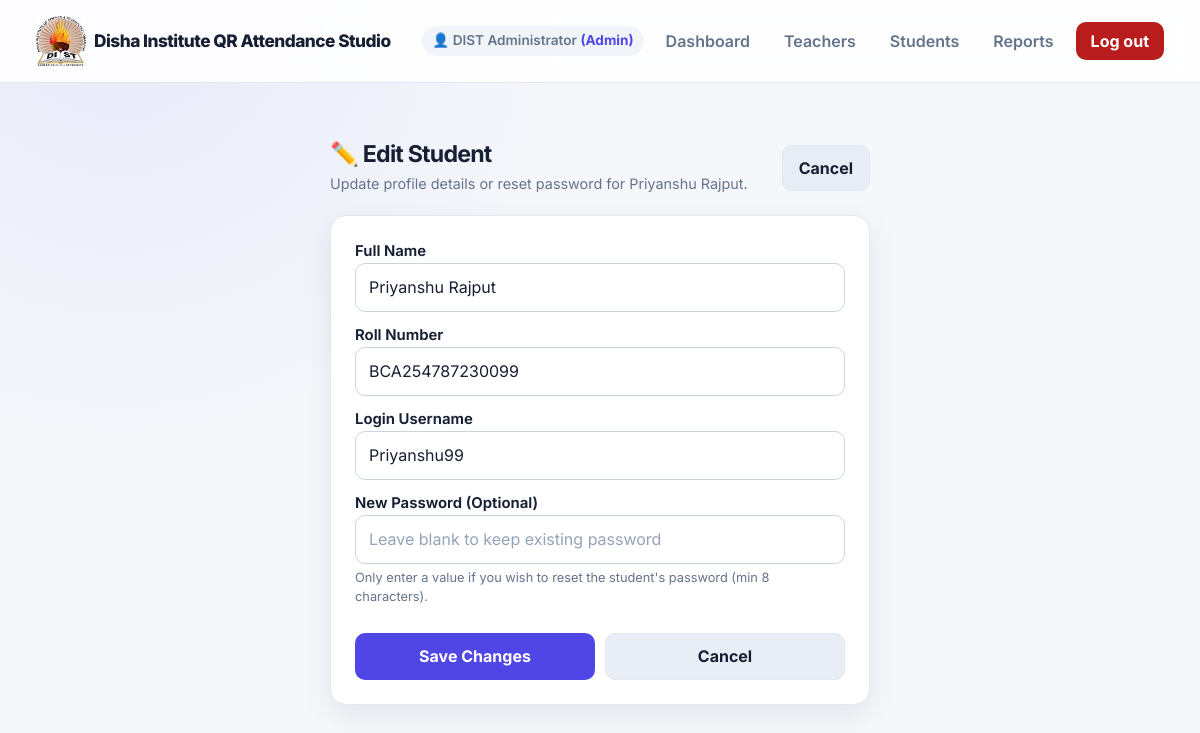
/admin/students/7/edit (signed in), run on the app's committed database.
### tables this page shows
CREATE TABLE teachers (
            id INTEGER PRIMARY KEY AUTOINCREMENT,
            user_id INTEGER UNIQUE NOT NULL REFERENCES users(id) ON DELETE CASCADE,
            name TEXT NOT NULL,
            department TEXT NOT NULL DEFAULT 'Computer Science',
            email TEXT DEFAULT ''
        );

CREATE TABLE "users" (id INTEGER PRIMARY KEY AUTOINCREMENT, username TEXT UNIQUE NOT NULL, password_hash TEXT NOT NULL, role TEXT NOT NULL CHECK(role IN ('admin', 'teacher', 'student')));

CREATE TABLE students (
            id INTEGER PRIMARY KEY AUTOINCREMENT,
            user_id INTEGER UNIQUE NOT NULL REFERENCES users(id),
            roll_no TEXT UNIQUE NOT NULL,
            name TEXT NOT NULL
        );

### app.py (the view, shortened to what this page needs)
@app.route("/admin/students/<int:student_id>/edit", methods=["GET", "POST"])
@role_required("admin", "teacher")
def edit_student(student_id):
    with db() as con:
        st = con.execute("""
            SELECT s.*, u.username, u.id AS user_id
            FROM students s JOIN users u ON u.id = s.user_id
            WHERE s.id = ?
        """, (student_id,)).fetchone()
        if not st:
            abort(404)
    return render_template("edit_student.html", student=st)

### app.py (called while the page is built)
def db():
    con = sqlite3.connect(DB)
    con.row_factory = sqlite3.Row
    con.execute("PRAGMA foreign_keys = ON")
    return con

@login_manager.user_loader
def load_user(user_id):
    with db() as con:
        row = con.execute("SELECT * FROM users WHERE id = ?", (user_id,)).fetchone()
        if not row:
            return None
        profile = None
        if row["role"] in ("admin", "teacher"):
            profile = con.execute("SELECT name FROM teachers WHERE user_id = ?", (user_id,)).fetchone()
        elif row["role"] == "student":
            profile = con.execute("SELECT name FROM students WHERE user_id = ?", (user_id,)).fetchone()
    return User(row, profile)

def role_required(*roles):
    def decorator(view):
        @wraps(view)
        @login_required
        def wrapped(*args, **kwargs):
            if current_user.role not in roles:
                abort(403)
            return view(*args, **kwargs)
        return wrapped
    return decorator

@app.context_processor
def inject_clock():
    return {
        "namespace_now": int(datetime.now(timezone.utc).timestamp())
    }

### templates/edit_student.html (shortened to what this page needs)
{% extends "base.html" %}
{% block content %}
<div style="max-width: 540px; margin: 30px auto;">
  <div style="display: flex; justify-content: space-between; align-items: center; margin-bottom: 20px;">
    <div>
      <h2 style="margin: 0; font-size: 1.45rem;">✏️ Edit Student</h2>
      <p style="margin: 4px 0 0; font-size: 0.9rem; color: var(--text-muted);">
        Update profile details or reset password for {{ student.name }}.
      </p>
    </div>
    <a href="{{ url_for('manage_students') }}" class="btn btn-secondary">Cancel</a>
  </div>
  <div class="panel">
    <form method="post" action="{{ url_for('edit_student', student_id=student.id) }}">
      <div>
        <label>Full Name</label>
        <input name="name" value="{{ student.name }}" required maxlength="120">
      </div>
      <div>
        <label>Roll Number</label>
        <input name="roll_no" value="{{ student.roll_no }}" required maxlength="40">
      </div>
      <div>
        <label>Login Username</label>
        <input name="username" value="{{ student.username }}" required maxlength="80">
      </div>
      <div>
        <label>New Password (Optional)</label>
        <input name="password" type="password" placeholder="Leave blank to keep existing password" minlength="8">
        <span style="font-size: 0.8rem; color: var(--text-muted); display: block; margin-top: 4px;">
          Only enter a value if you wish to reset the student's password (min 8 characters).
        </span>
      </div>
      <div style="display: flex; gap: 10px; margin-top: 14px;">
        <button type="submit" style="flex: 1;">Save Changes</button>
        <a href="{{ url_for('manage_students') }}" class="btn btn-secondary" style="flex: 1;">Cancel</a>
      </div>
    </form>
  </div>
</div>
{% endblock %}

### templates/base.html (shortened to what this page needs)
<!doctype html>
<html lang="en">
<head>
  <link rel="stylesheet" href="{{ url_for('static', filename='css/global.css') }}?v={{ namespace_now }}">
</head>
<body>
  <header class="site-header">
    <div class="brand">
      <a href="/" style="color: inherit; text-decoration: none; display: flex; align-items: center; gap: 8px;">
        <img
          src="{{ url_for('static', filename='disha.jpg') }}"
          alt="College Logo"
          width="50"
        >
        <span>Disha Institute QR Attendance Studio</span>
      </a>
    </div>
    {% if current_user.is_authenticated %}
      <nav class="nav-links">
        <span style="font-size: 0.85rem; font-weight: 600; color: var(--text-muted); padding: 4px 10px; background: #f1f5f9; border-radius: 999px;">
          👤 {{ current_user.display_name or current_user.username }}
          <span style="text-transform: capitalize; color: var(--brand); font-weight: 700;">({{ current_user.role }})</span>
        </span>
        {% if current_user.role in ['admin', 'teacher'] %}
          <a href="{{ url_for('admin_dashboard') }}">Dashboard</a>
          <a href="{{ url_for('manage_teachers') }}">Teachers</a>
          <a href="{{ url_for('manage_students') }}">Students</a>
          <a href="{{ url_for('report') }}">Reports</a>
        {% else %}
          <a href="{{ url_for('student_dashboard') }}">My Dashboard</a>
        {% endif %}
        <form method="post" action="{{ url_for('logout') }}" style="display:inline-block; margin:0;">
          <button type="submit" class="btn btn-danger" style="min-height:36px; padding:6px 14px;">Log out</button>
        </form>
      </nav>
    {% endif %}
  </header>
  <main class="container">
    {% block content %}{% endblock %}
  </main>
</body>
</html>

### static/css/global.css (style rules this page uses)
:root { --brand: #4f46e5; --brand-dark: #3730a3; --accent: #06b6d4; --success: #15803d; --warning: #b45309; --danger: #b91c1c; --bg: #f5f7fb; --surface: #ffffff; --surface-muted: #eef2ff; --text: #172033; --text-muted: #64748b; --border: #e2e8f0; --shadow: 0 10px 30px rgba(15, 23, 42, 0.08); --radius: 16px; --radius-sm: 10px; --transition: 180ms ease; }
* { box-sizing: border-box; }
html { scroll-behavior: smooth; }
body { margin: 0; min-height: 100vh; font-family: Inter, ui-sans-serif, system-ui, -apple-system, BlinkMacSystemFont, "Segoe UI", sans-serif; color: var(--text); background: radial-gradient(circle at 10% 0%, rgba(79, 70, 229, .08), transparent 28rem), var(--bg); line-height: 1.55; }
a { color: var(--brand); text-decoration: none; }
img, video, canvas, svg { max-width: 100%; }
.container, main, .page-container { width: min(1120px, calc(100% - 32px)); margin-inline: auto; }
header, .site-header, nav.navbar { position: relative; }
.site-header, .navbar { display: flex; align-items: center; justify-content: space-between; gap: 16px; flex-wrap: wrap; padding: 16px clamp(16px, 4vw, 36px); background: rgba(255, 255, 255, .88); border-bottom: 1px solid var(--border); backdrop-filter: blur(12px); }
.brand, .logo { font-size: 1.08rem; font-weight: 800; letter-spacing: -.03em; color: var(--text); }
nav, .nav-links { display: flex; align-items: center; gap: 10px; flex-wrap: wrap; }
nav a, .nav-links a { display: inline-flex; align-items: center; padding: 9px 12px; border-radius: 9px; color: var(--text-muted); font-weight: 600; transition: background var(--transition), color var(--transition); }
main, .page-container { padding-block: 28px 44px; }
h1, h2, h3 { line-height: 1.2; letter-spacing: -.035em; color: var(--text); }
h2 { font-size: 1.45rem; margin: 28px 0 14px; }
p { color: var(--text-muted); }
.card, .panel, .stat-card, .form-card { background: var(--surface); border: 1px solid var(--border); border-radius: var(--radius); padding: clamp(16px, 2.5vw, 24px); box-shadow: var(--shadow); transition: transform var(--transition), box-shadow var(--transition), border-color var(--transition); }
form { display: grid; gap: 12px; }
label { display: block; color: var(--text); font-weight: 650; font-size: .93rem; }
input, select, textarea { width: 100%; min-height: 44px; padding: 11px 13px; color: var(--text); background: #fff; border: 1px solid #cbd5e1; border-radius: var(--radius-sm); font: inherit; outline: none; transition: border-color var(--transition), box-shadow var(--transition), background var(--transition); }
input::placeholder, textarea::placeholder { color: #94a3b8; }
button, .btn, input[type="submit"] { display: inline-flex; align-items: center; justify-content: center; gap: 8px; min-height: 42px; padding: 10px 16px; border: 1px solid transparent; border-radius: 10px; background: var(--brand); color: #fff; font: inherit; font-weight: 700; cursor: pointer; text-decoration: none; transition: transform var(--transition), background var(--transition), box-shadow var(--transition); }
.btn-secondary, button.secondary { color: var(--text); background: #e9edf5; border-color: var(--border); }
.btn-danger, button.danger { background: var(--danger); }

### data on the page
teachers: name "DIST Administrator"
users: role "Admin"
students: name "Priyanshu Rajput", roll_no "BCA254787230099"
users: username "Priyanshu99"
